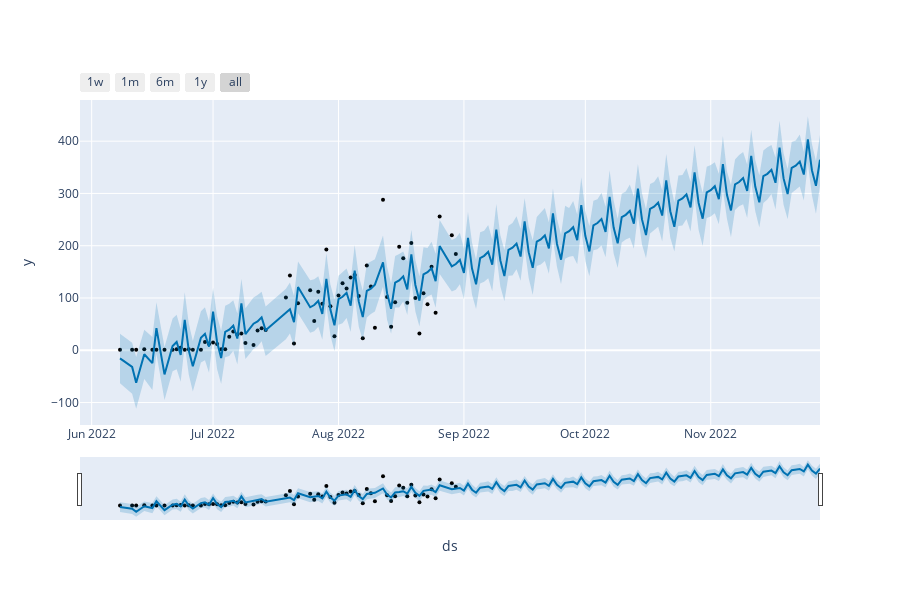

Here is the notebook cell this chart was saved with:
### Markdown cell above
<h4>Gráfico de previsão</h4>

### Code cell
plot_plotly(m, forecast)

### Figure 1 — Plotly figure (JSON) as saved in the notebook; plotly's stock layout.template omitted (floating-point values rounded to 4 significant figures; data arrays with more than 128 entries replaced by an {"elided": "..."} marker saying what was removed)
{"data": [{"marker": {"color": "black", "size": 4}, "mode": "markers", "name": "Actual", "type": "scatter", "x": ["2022-06-08T00:00:00", "2022-06-11T00:00:00", "2022-06-12T00:00:00", "2022-06-14T00:00:00", "2022-06-16T00:00:00", "2022-06-17T00:00:00", "2022-06-19T00:00:00", "2022-06-21T00:00:00", "2022-06-22T00:00:00", "2022-06-23T00:00:00", "2022-06-24T00:00:00", "2022-06-25T00:00:00", "2022-06-26T00:00:00", "2022-06-28T00:00:00", "2022-06-29T00:00:00", "2022-06-30T00:00:00", "2022-07-01T00:00:00", "2022-07-02T00:00:00", "2022-07-03T00:00:00", "2022-07-04T00:00:00", "2022-07-05T00:00:00", "2022-07-06T00:00:00", "2022-07-07T00:00:00", "2022-07-08T00:00:00", "2022-07-09T00:00:00", "2022-07-11T00:00:00", "2022-07-12T00:00:00", "2022-07-13T00:00:00", "2022-07-14T00:00:00", "2022-07-19T00:00:00", "2022-07-20T00:00:00", "2022-07-21T00:00:00", "2022-07-22T00:00:00", "2022-07-25T00:00:00", "2022-07-26T00:00:00", "2022-07-27T00:00:00", "2022-07-28T00:00:00", "2022-07-29T00:00:00", "2022-07-30T00:00:00", "2022-07-31T00:00:00", "2022-08-01T00:00:00", "2022-08-02T00:00:00", "2022-08-03T00:00:00", "2022-08-04T00:00:00", "2022-08-05T00:00:00", "2022-08-06T00:00:00", "2022-08-07T00:00:00", "2022-08-08T00:00:00", "2022-08-09T00:00:00", "2022-08-10T00:00:00", "2022-08-12T00:00:00", "2022-08-13T00:00:00", "2022-08-14T00:00:00", "2022-08-15T00:00:00", "2022-08-16T00:00:00", "2022-08-17T00:00:00", "2022-08-18T00:00:00", "2022-08-19T00:00:00", "2022-08-20T00:00:00", "2022-08-21T00:00:00", "2022-08-22T00:00:00", "2022-08-23T00:00:00", "2022-08-24T00:00:00", "2022-08-25T00:00:00", "2022-08-26T00:00:00", "2022-08-29T00:00:00", "2022-08-30T00:00:00"], "y": [1, 1, 1, 2, 1, 1, 1, 1, 2, 5, 1, 2, 1, 1, 16, 12, 15, 12, 2, 2, 26, 36, 30, 32, 14, 10, 38, 42, 39, 101, 143, 13, 90, 115, 56, 112, 89, 193, 84, 27, 105, 128, 118, 139, 144, 104, 23, 162, 122, 43, 288, 102, 45, 92, 198, 176, 91, 205, 100, 32, 109, 88, 160, 72, 256, 220, 184]}, {"hoverinfo": "skip", "line": {"width": 0}, "mode": "lines", "type": "scatter", "x": {"elided": "157 str values"}, "y": {"elided": "157 float values"}}, {"fill": "tonexty", "fillcolor": "rgba(0, 114, 178, 0.2)", "line": {"color": "#0072B2", "width": 2}, "mode": "lines", "name": "Predicted", "type": "scatter", "x": {"elided": "157 str values"}, "y": {"elided": "157 float values"}}, {"fill": "tonexty", "fillcolor": "rgba(0, 114, 178, 0.2)", "hoverinfo": "skip", "line": {"width": 0}, "mode": "lines", "type": "scatter", "x": {"elided": "157 str values"}, "y": {"elided": "157 float values"}}], "layout": {"height": 600, "showlegend": false, "width": 900, "xaxis": {"autorange": true, "range": ["2022-05-29 02:44:34.2857", "2022-11-28"], "rangeselector": {"buttons": [{"count": 7, "label": "1w", "step": "day", "stepmode": "backward"}, {"count": 1, "label": "1m", "step": "month", "stepmode": "backward"}, {"count": 6, "label": "6m", "step": "month", "stepmode": "backward"}, {"count": 1, "label": "1y", "step": "year", "stepmode": "backward"}, {"step": "all"}]}, "rangeslider": {"autorange": true, "range": ["2022-05-29 02:44:34.2857", "2022-11-28"], "visible": true, "yaxis": {"_template": null, "rangemode": "match"}}, "title": {"text": "ds"}, "type": "date"}, "yaxis": {"autorange": true, "range": [-142.9, 478.8], "title": {"text": "y"}, "type": "linear"}}}
